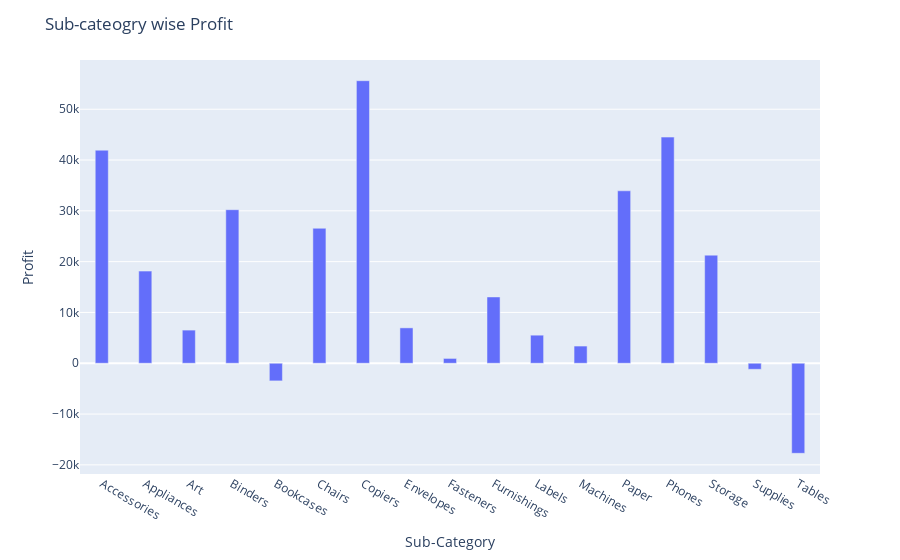

Source (notebook cell):
### Markdown cell above
### Visualize sub-category

### Code cell
fig = px.bar(Gr_sc, x='Sub-Category', y='Profit', text='Profit')
fig.update_traces(texttemplate='%{text:.2s}', textposition='outside')
fig.update_layout(uniformtext_minsize=8, uniformtext_mode='hide',bargap=0.7,title='Sub-cateogry wise Profit')
fig.show()

### Figure 1 — Plotly figure (JSON) as saved in the notebook; plotly's stock layout.template omitted (floating-point values rounded to 4 significant figures)
{"data": [{"alignmentgroup": "True", "hovertemplate": "Sub-Category=%{x}<br>Profit=%{text}<extra></extra>", "legendgroup": "", "marker": {"color": "#636efa"}, "name": "", "offsetgroup": "", "orientation": "v", "showlegend": false, "text": [41940.0, 18140.0, 6525.0, 30230.0, -3473.0, 26570.0, 55620.0, 6964.0, 949.5, 13050.0, 5526.0, 3385.0, 33940.0, 44520.0, 21280.0, -1189.0, -17730.0], "textposition": "outside", "texttemplate": "%{text:.2s}", "type": "bar", "x": ["Accessories", "Appliances", "Art", "Binders", "Bookcases", "Chairs", "Copiers", "Envelopes", "Fasteners", "Furnishings", "Labels", "Machines", "Paper", "Phones", "Storage", "Supplies", "Tables"], "xaxis": "x", "y": [41940.0, 18140.0, 6525.0, 30230.0, -3473.0, 26570.0, 55620.0, 6964.0, 949.5, 13050.0, 5526.0, 3385.0, 33940.0, 44520.0, 21280.0, -1189.0, -17730.0], "yaxis": "y"}], "layout": {"bargap": 0.7, "barmode": "relative", "legend": {"tracegroupgap": 0}, "margin": {"t": 60}, "title": {"text": "Sub-cateogry wise Profit"}, "uniformtext": {"minsize": 8, "mode": "hide"}, "xaxis": {"anchor": "y", "domain": [0, 1], "title": {"text": "Sub-Category"}}, "yaxis": {"anchor": "x", "domain": [0, 1], "title": {"text": "Profit"}}}}
